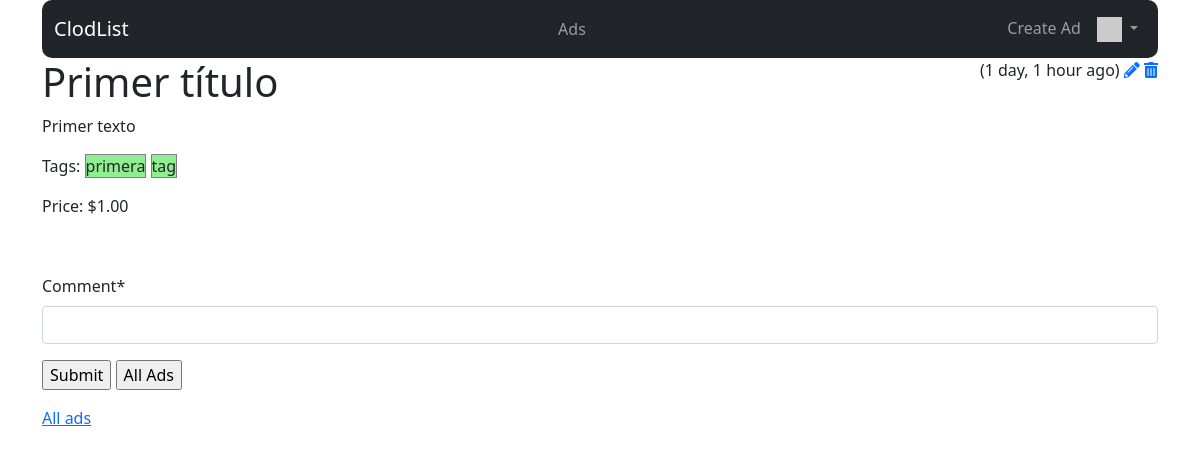
/ads/ad/1 (signed in), run on an earlier commit of the app's database.
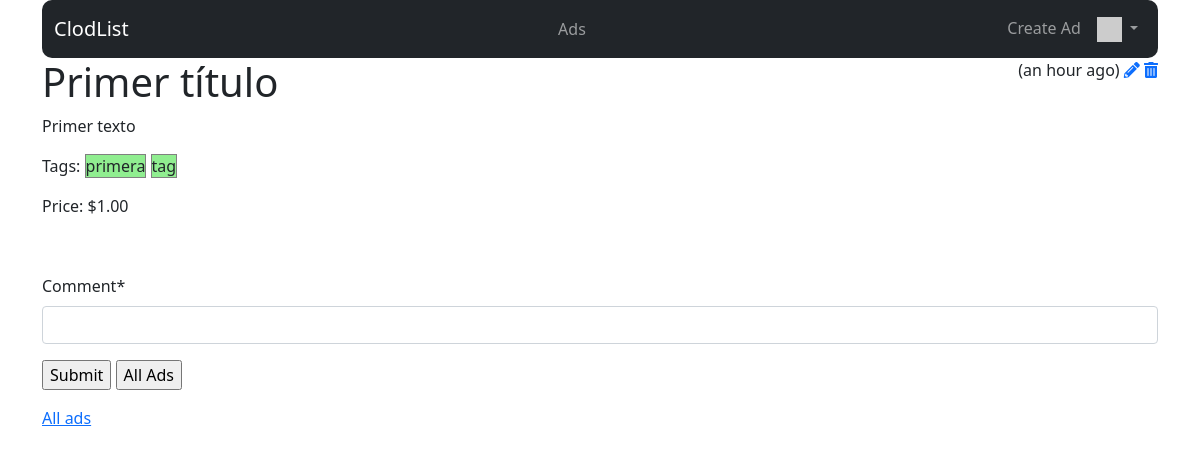
And on a later commit of the database.
### ads/models.py (models this page shows, shortened)
class Ad(models.Model) :
    title = models.CharField(
            max_length=200,
            validators=[MinLengthValidator(2, "Title must be greater than 2 characters")]
    )
    price = models.DecimalField(max_digits=7, decimal_places=2, null=True)
    text = models.TextField()
    tags = TaggableManager(blank=True)
    owner = models.ForeignKey(settings.AUTH_USER_MODEL, on_delete=models.CASCADE)
    comments = models.ManyToManyField(settings.AUTH_USER_MODEL,
        through='Comment', related_name='comments_owned')
    favorites = models.ManyToManyField(settings.AUTH_USER_MODEL,
        through='Fav', related_name='favorite_ads')
    picture = models.BinaryField(null=True, blank=True, editable=True)
    content_type = models.CharField(max_length=256, null=True, blank=True,
                                    help_text='The MIMEType of the file')
    created_at = models.DateTimeField(auto_now_add=True)
    updated_at = models.DateTimeField(auto_now=True)

### ads/views.py (the view)
# urls.py: path('ad/<int:pk>', views.AdDetailView.as_view(), name='ad_detail'),
class AdDetailView(OwnerDetailView):
    model = Ad
    template_name = "ads/ad_detail.html"
    def get(self, request, pk) :
        x = get_object_or_404(Ad, id=pk)
        comments = Comment.objects.filter(ad=x).order_by('-updated_at')
        comment_form = CommentForm()
        context = { 'ad' : x, 'comments': comments, 'comment_form': comment_form }
        return render(request, self.template_name, context)

### ads/forms.py
class CommentForm(forms.Form):
    comment = forms.CharField(required=True, max_length=500, min_length=3, strip=True)

### home/context_processors.py (called while the page is built)
def settings(request):
    return {
        'settings': django_settings,
    }

### home/templatetags/app_tags.py (called while the page is built)
@register.filter(name='gravatar')
def gravatar(user, size=35):
    email = str(user.email.strip().lower()).encode('utf-8')
    email_hash = md5(email).hexdigest()
    url = "//www.gravatar.com/avatar/{0}?s={1}&d=identicon&r=PG"
    return url.format(email_hash, size)

### ads/templates/ads/ad_detail.html (shortened to what this page needs)
{% extends "base_menu.html" %}
{% load humanize %}
{% block content %}
    <span style="float: right;">
        ({{ ad.updated_at|naturaltime }})
        {% if ad.owner == user %}
            <a href="{% url 'ads:ad_update' ad.id %}"><i class="fa fa-pencil"></i></a>
            <a href="{% url 'ads:ad_delete' ad.id %}"><i class="fa fa-trash"></i></a>
        {% endif %}
    </span>
    <h1>
        {{ ad.title }}
    </h1>
    <p>{{ ad.text }}</p>
    {% if ad.tags.all %}
        <p>
            Tags:
            {% for tag in ad.tags.all %}
                <span style="border:1px grey solid; background-color: LightGreen;">{{ tag }}</span>
            {% endfor %}
        </p>
    {% endif %}
<p>Price: ${{ ad.price }}</p>
{% if user.is_authenticated %}
    <br clear="all" />
    <p>
        {% load crispy_forms_tags %}
        <form method="post" action="{% url 'ads:ad_comment_create' ad.id %}">
            {{ comment_form|crispy }}
            <input type="submit" value="Submit">
            <input type="submit"
                   value="All Ads"
                   onclick="window.location.href='{% url 'ads:all' %}';return false;">
        </form>
    </p>
{% endif %}
<p>
    <a href="{% url 'ads:all' %}">All ads</a>
</p>
{% endblock %}

What changed in the data, as far as the page shows it:
changed Ad "Primer título": updated_at "1 day, 1 hour ago" → "an hour ago"
